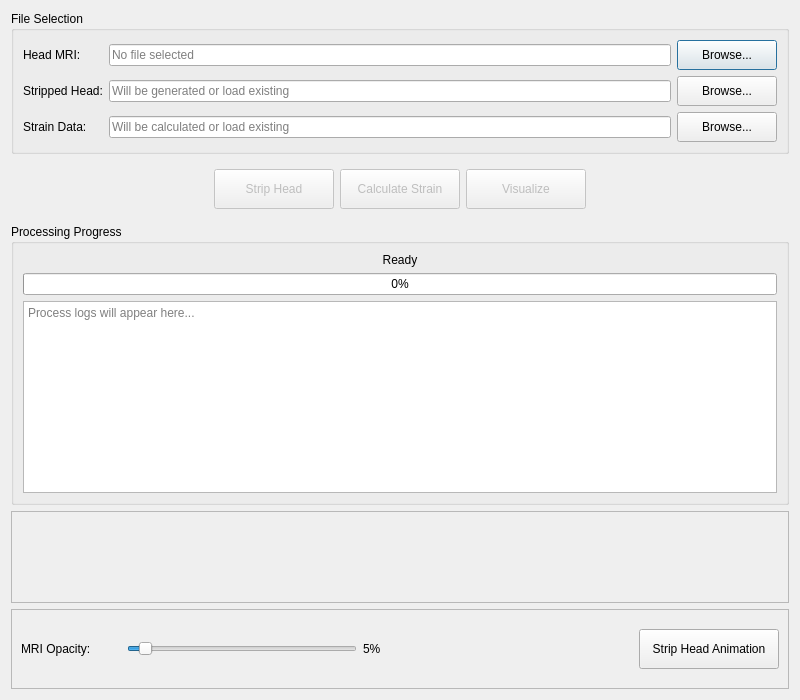
<?xml version="1.0" encoding="UTF-8"?>
<ui version="4.0">
 <class>Dialog</class>
 <widget class="QDialog" name="Dialog">
  <property name="geometry">
   <rect>
    <x>0</x>
    <y>0</y>
    <width>800</width>
    <height>700</height>
   </rect>
  </property>
  <property name="minimumSize">
   <size>
    <width>800</width>
    <height>700</height>
   </size>
  </property>
  <property name="windowTitle">
   <string>TBI Visualizer</string>
  </property>
  <layout class="QVBoxLayout" name="verticalLayout">
   <item>
    <widget class="QGroupBox" name="file_selection_group">
     <property name="title">
      <string>File Selection</string>
     </property>
     <layout class="QGridLayout" name="gridLayout">
      <item row="0" column="0">
       <widget class="QLabel" name="label_head">
        <property name="text">
         <string>Head MRI:</string>
        </property>
       </widget>
      </item>
      <item row="0" column="1">
       <widget class="QLineEdit" name="head_path_edit">
        <property name="readOnly">
         <bool>true</bool>
        </property>
        <property name="placeholderText">
         <string>No file selected</string>
        </property>
       </widget>
      </item>
      <item row="0" column="2">
       <widget class="QPushButton" name="btn_browse_head">
        <property name="minimumSize">
         <size>
          <width>100</width>
          <height>30</height>
         </size>
        </property>
        <property name="text">
         <string>Browse...</string>
        </property>
       </widget>
      </item>
      <item row="1" column="0">
       <widget class="QLabel" name="label_stripped">
        <property name="text">
         <string>Stripped Head:</string>
        </property>
       </widget>
      </item>
      <item row="1" column="1">
       <widget class="QLineEdit" name="stripped_path_edit">
        <property name="readOnly">
         <bool>true</bool>
        </property>
        <property name="placeholderText">
         <string>Will be generated or load existing</string>
        </property>
       </widget>
      </item>
      <item row="1" column="2">
       <widget class="QPushButton" name="btn_browse_stripped">
        <property name="minimumSize">
         <size>
          <width>100</width>
          <height>30</height>
         </size>
        </property>
        <property name="text">
         <string>Browse...</string>
        </property>
       </widget>
      </item>
      <item row="2" column="0">
       <widget class="QLabel" name="label_strain">
        <property name="text">
         <string>Strain Data:</string>
        </property>
       </widget>
      </item>
      <item row="2" column="1">
       <widget class="QLineEdit" name="strain_path_edit">
        <property name="readOnly">
         <bool>true</bool>
        </property>
        <property name="placeholderText">
         <string>Will be calculated or load existing</string>
        </property>
       </widget>
      </item>
      <item row="2" column="2">
       <widget class="QPushButton" name="btn_browse_strain">
        <property name="minimumSize">
         <size>
          <width>100</width>
          <height>30</height>
         </size>
        </property>
        <property name="text">
         <string>Browse...</string>
        </property>
       </widget>
      </item>
     </layout>
    </widget>
   </item>
   <item>
    <widget class="QFrame" name="process_frame">
     <layout class="QHBoxLayout" name="horizontalLayout_process">
      <item>
       <spacer name="horizontalSpacer_left">
        <property name="orientation">
         <enum>Qt::Horizontal</enum>
        </property>
        <property name="sizeHint" stdset="0">
         <size>
          <width>0</width>
          <height>0</height>
         </size>
        </property>
       </spacer>
      </item>
      <item>
       <widget class="QPushButton" name="strip_head_button">
        <property name="enabled">
         <bool>false</bool>
        </property>
        <property name="minimumSize">
         <size>
          <width>120</width>
          <height>40</height>
         </size>
        </property>
        <property name="text">
         <string>Strip Head</string>
        </property>
       </widget>
      </item>
      <item>
       <widget class="QPushButton" name="calculate_strain_button">
        <property name="enabled">
         <bool>false</bool>
        </property>
        <property name="minimumSize">
         <size>
          <width>120</width>
          <height>40</height>
         </size>
        </property>
        <property name="text">
         <string>Calculate Strain</string>
        </property>
       </widget>
      </item>
      <item>
       <widget class="QPushButton" name="visualize_button">
        <property name="enabled">
         <bool>false</bool>
        </property>
        <property name="minimumSize">
         <size>
          <width>120</width>
          <height>40</height>
         </size>
        </property>
        <property name="text">
         <string>Visualize</string>
        </property>
       </widget>
      </item>
      <item>
       <spacer name="horizontalSpacer_right">
        <property name="orientation">
         <enum>Qt::Horizontal</enum>
        </property>
        <property name="sizeHint" stdset="0">
         <size>
          <width>0</width>
          <height>0</height>
         </size>
        </property>
       </spacer>
      </item>
     </layout>
    </widget>
   </item>
   <item>
    <widget class="QGroupBox" name="progress_group">
     <property name="title">
      <string>Processing Progress</string>
     </property>
     <layout class="QVBoxLayout" name="verticalLayout_progress">
      <item>
       <widget class="QLabel" name="progress_label">
        <property name="text">
         <string>Ready</string>
        </property>
        <property name="alignment">
         <set>Qt::AlignCenter</set>
        </property>
       </widget>
      </item>
      <item>
       <widget class="QProgressBar" name="progress_bar">
        <property name="value">
         <number>0</number>
        </property>
       </widget>
      </item>
      <item>
       <widget class="QTextEdit" name="log_output">
        <property name="readOnly">
         <bool>true</bool>
        </property>
        <property name="placeholderText">
         <string>Process logs will appear here...</string>
        </property>
       </widget>
      </item>
     </layout>
    </widget>
   </item>
   <item>
    <widget class="QFrame" name="vtk_frame">
     <property name="sizePolicy">
      <sizepolicy hsizetype="Preferred" vsizetype="Expanding">
       <horstretch>0</horstretch>
       <verstretch>8</verstretch>
      </sizepolicy>
     </property>
     <property name="visible">
      <bool>false</bool>
     </property>
     <property name="frameShape">
      <enum>QFrame::StyledPanel</enum>
     </property>
     <property name="frameShadow">
      <enum>QFrame::Raised</enum>
     </property>
    </widget>
   </item>
   <item>
    <widget class="QFrame" name="control_frame">
     <property name="sizePolicy">
      <sizepolicy hsizetype="Preferred" vsizetype="Fixed">
       <horstretch>0</horstretch>
       <verstretch>1</verstretch>
      </sizepolicy>
     </property>
     <property name="minimumSize">
      <size>
       <width>0</width>
       <height>80</height>
      </size>
     </property>
     <property name="visible">
      <bool>false</bool>
     </property>
     <property name="frameShape">
      <enum>QFrame::StyledPanel</enum>
     </property>
     <layout class="QHBoxLayout" name="horizontalLayout_controls">
      <item>
       <widget class="QLabel" name="label_opacity">
        <property name="minimumSize">
         <size>
          <width>100</width>
          <height>0</height>
         </size>
        </property>
        <property name="text">
         <string>MRI Opacity:</string>
        </property>
       </widget>
      </item>
      <item>
       <widget class="QSlider" name="opacity_slider">
        <property name="maximum">
         <number>100</number>
        </property>
        <property name="value">
         <number>5</number>
        </property>
        <property name="orientation">
         <enum>Qt::Horizontal</enum>
        </property>
       </widget>
      </item>
      <item>
       <widget class="QLabel" name="opacity_value_label">
        <property name="minimumSize">
         <size>
          <width>40</width>
          <height>0</height>
         </size>
        </property>
        <property name="text">
         <string>5%</string>
        </property>
       </widget>
      </item>
      <item>
       <spacer name="horizontalSpacer_controls">
        <property name="orientation">
         <enum>Qt::Horizontal</enum>
        </property>
        <property name="sizeHint" stdset="0">
         <size>
          <width>40</width>
          <height>20</height>
         </size>
        </property>
       </spacer>
      </item>
      <item>
       <widget class="QPushButton" name="strip_button">
        <property name="minimumSize">
         <size>
          <width>140</width>
          <height>40</height>
         </size>
        </property>
        <property name="text">
         <string>Strip Head Animation</string>
        </property>
       </widget>
      </item>
     </layout>
    </widget>
   </item>
  </layout>
 </widget>
 <resources/>
 <connections/>
</ui>
